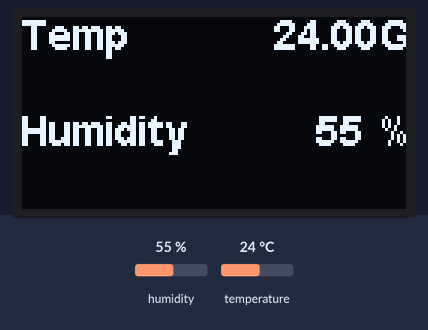
A sketch run on a simulated Arduino Uno, built with avr-gcc and run on an emulated ATmega328P. Shown: 128×64 one-colour display. Inputs (shaded band) come from the test bench; at power-on: humidity 55 %, temperature 24 °C. The local clock reads 2024-03-15 10:24:30 at power-on unless the sketch sets it; storage starts empty.

Above: at 11.3 s.
11.4 s: humidity set to 22 %
At 12.6 s:
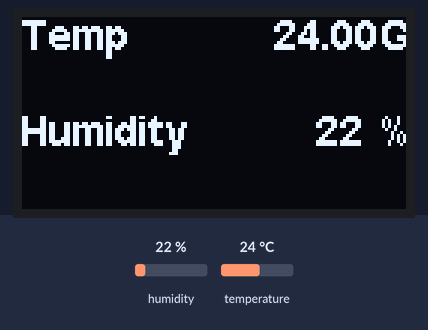
14.0 s: temperature set to 12 °C
At 14.8 s:
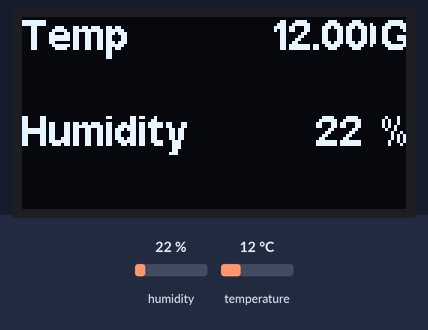
16.6 s: humidity set to 40 %
At 19.3 s:
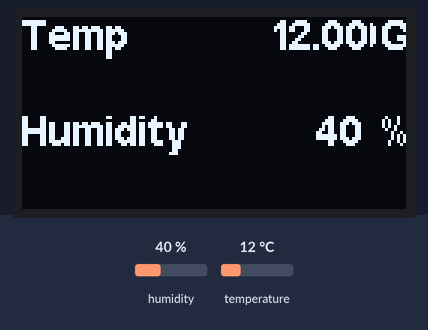
20.0 s: temperature set to 19 °C
At 21.5 s:
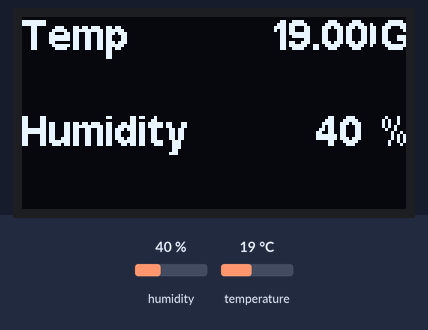
Timing chart, 0 to 23.0 s (numbered marks = the images above; inputs shaded):
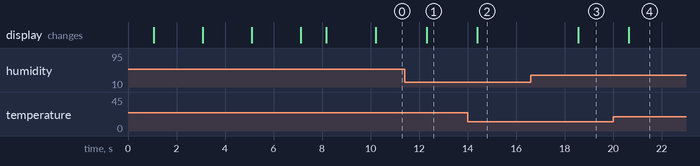

The sketch:

sketch_feb03a.ino
```cpp
// Hardware: Arduino + DatenLogger Modul Data Recorder Shield
// Temperature sensor: DHT11; wires: 3,3V, Ground, DigitalPin 2
// Display: OLED 128 x 64 SSD1306; wires 5V, Ground, SDA>>SDA, SCK>>SCL


// Bibliotheken für das Display
#include "SSD1306Ascii.h"
#include "SSD1306AsciiWire.h"


// Bibliotheken für den TempFechte Sendor
#include "DHT.h"

// Bibliotheken für das Shield
#include "RTClib.h" // Einbinden der Adafruit DS1307 RTC Bibliothek
#include <SD.h> // Einbinden der SD Bibliothek
#include <SPI.h> // Einbinden der SD Bibliothe
#include <Wire.h> // Einbinden der SPI Bibliothek

// Konfiguration des DHT11 sensors
#define DHTPIN 2
#define DHTTYPE DHT11
DHT dht(DHTPIN, DHTTYPE);


// Konfigurieren der OLED
#define I2C_ADDRESS 0x3C  // 0x3C alt add = 0x3D
SSD1306AsciiWire oled;    // create an "oled" object


// Konfigurieren vom Shield
RTC_DS1307 rtc;
DateTime now;
File dataFile;
const int shield_pin = 10; // Für Datenlogger Modul am Arduino Uno so lassen

void setup() {

  //Initilaize all components
  Serial.begin(9600);
  dht.begin();
  Wire.begin();
  Wire.setClock(100000);
  oled.begin(&SH1106_128x64, I2C_ADDRESS);
  rtc.begin();            // initialize real time clock

  // Setup OLED and run first pixel show
  oled.setFont(Arial_bold_14);
  oled.clear();
  oled.println("----------------");
  oled.println("----------------");
  oled.println("----------------");
  oled.println("----------------");
  delay(1000);
  oled.clear();
  oled.home();


  // Check if RTC is working and ready to run
  oled.println("Init ");
  oled.SSD1306Ascii::setCursor(0,2);
  oled.println("Real time ");
  oled.SSD1306Ascii::setCursor(0,4);
  oled.println("clock.....");
  if (!rtc.isrunning()) {
    oled.println(F("RTC is NOT running!"));
    // RTC is adjusted to current time
    rtc.adjust(DateTime(__DATE__, __TIME__));
  }
  delay(2000);
  oled.clear();
  oled.home();


  DateTime time = rtc.now();
  oled.SSD1306Ascii::setCursor(0,2);
  oled.println("TIMESTAMP");
  delay(2000);
  oled.clear();
  oled.home();
  oled.println(time.timestamp(DateTime::TIMESTAMP_DATE));
  delay(2000);
  oled.clear();
  oled.home();


  // Check if SD is working and ready to run
  oled.print(F("Initit SD Card....."));
  delay(1000);
  if (!SD.begin(shield_pin)) {
    oled.println("SD card failed!");
    return;
  }

  // Create or open log file and set header
  dataFile = SD.open("datalog.csv", FILE_WRITE);
  dataFile.print("Datum");
  dataFile.print(",");
  dataFile.println("Temperatur");

  oled.home();
  oled.println("SD card");
  oled.SSD1306Ascii::setCursor(0,4);
  oled.println("initialized.");
  delay(2000);
  oled.clear();
  oled.home();
}

void loop() {
  int hum = dht.readHumidity();
  float temp = dht.readTemperature();

  oled.SSD1306Ascii::setCursor(0,0);
  oled.print("Temp");       // leaves cursor at next char in row.
  oled.SSD1306Ascii::setCursor(6*14,0);
  oled.print(temp);
  oled.SSD1306Ascii::setCursor(8*15,0);
  oled.print("G");


  oled.SSD1306Ascii::setCursor(0,4);  // note rows are 8 pixels and our font is 16 pixels
  oled.print("Humidity");       // leaves cursor at next char in row.
  oled.SSD1306Ascii::setCursor(7*14,4);
  oled.print(hum);
  oled.SSD1306Ascii::setCursor(8*15,4);
  oled.print("%");
  oled.clearField(8*8,2,7);


  delay(1000);


}
```

Measured:
- after the input at 11.4 s, the display: changes after 0.90 s (image 1)
- after the input at 14.0 s, the display: changes after 0.39 s (image 2)
- after the input at 16.6 s, the display: changes after 2.0 s (image 3)
- after the input at 20.0 s, the display: changes after 0.64 s (image 4)
